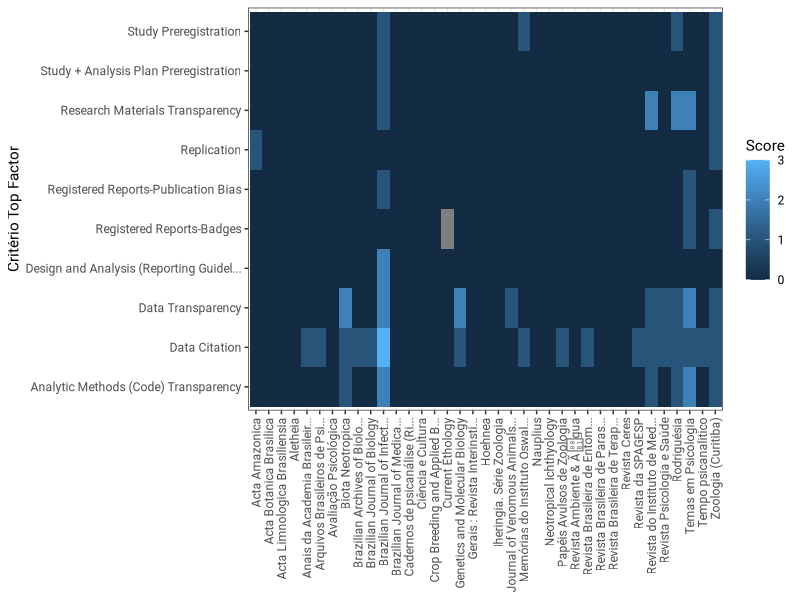
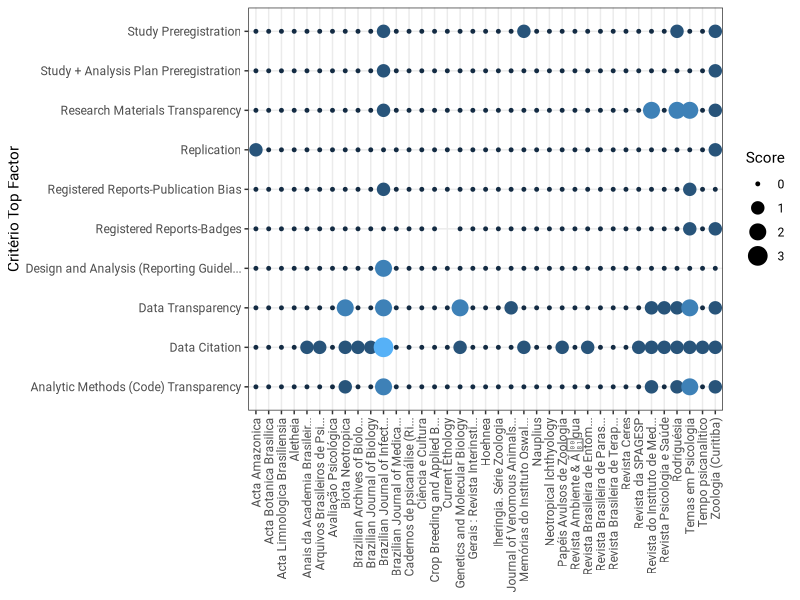

The R script that drew these images, in order:
## ---- chunk 1
knitr::opts_chunk$set(echo = TRUE)
library(tidyverse)
theme_set(theme_bw(base_family = "Roboto"))
## ---- chunk 2
topfactor <- read_csv("data/topfactor_sheet1.csv")

de_interesse <- topfactor %>% 
  filter(Journal != "TransFormaçÃµes em Psicologia (Online)") %>% # Não foi feito o scoring 
  select(-c(person_responsible, `Society Affiliation (optional)`, `URL to author guidelines or policy`, Total)) %>% 
  select(-contains("Justification"))

de_interesse <- de_interesse %>% 
  setNames(str_trim(str_remove(colnames(de_interesse), 
             pattern = "\\(0 to 3\\)")))
## ---- chunk 3
longo <- de_interesse %>%
  pivot_longer(-c(Journal, Publisher), names_to = "Critério", values_to = "Score") %>% 
  mutate(Critério = case_when(
    Critério == "Registered Reports - Does the journal publish Registered Reports or take other steps to address publication bias?" ~ "Registered Reports-Publication Bias",
    Critério == "Registered Reports - Does the journal issue Open Science Badges?" ~ "Registered Reports-Badges",
    TRUE ~ Critério
  )) %>% 
  mutate(Critério = str_trunc(Critério, width = 40),
         Journal = str_trunc(Journal, width = 30),
         Score = as.integer(Score))
## ---- chunk 4
bubble_plot <- longo %>% 
  ggplot(aes(x=Journal, y=Critério, size=Score, colour=Score)) +
  geom_point() +
  theme(axis.text.x = element_text(angle = 90, vjust = 0.5, hjust=1)) +
  guides(colour=FALSE) +
  labs(x = NULL , y = "Critério Top Factor")

longo %>% 
  ggplot(aes(x=Journal, y=Critério, fill=Score)) +
  geom_tile() +
  theme(axis.text.x = element_text(angle = 90, vjust = 0.5, hjust=1)) +
  guides(colour=FALSE) +
  labs(x = NULL , y = "Critério Top Factor")
## ---- chunk 5
ggsave("plots/criterios_topfactor.png", bubble_plot, width = 10)
